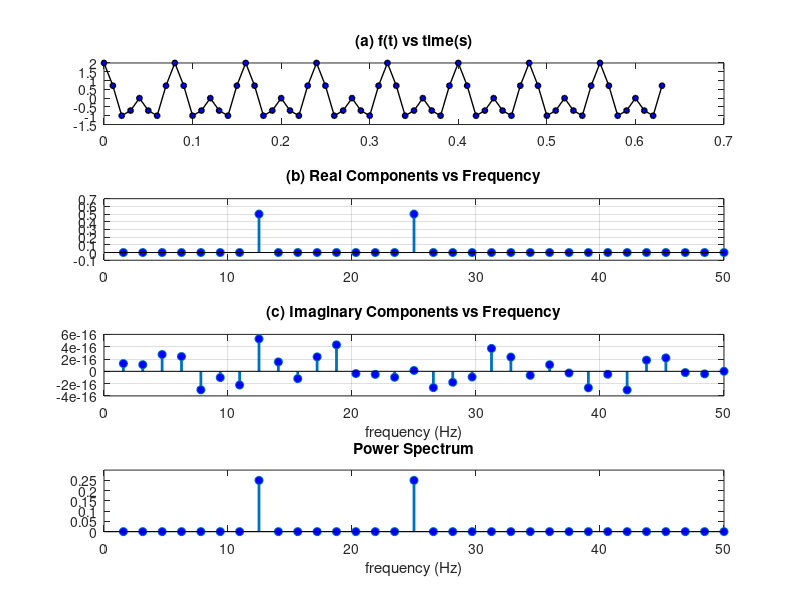

MATLAB code for this plot:
clear;
n=64;
dt=0.01;
fs=1/dt;
T=n/fs;
tspan=(0:n-1)/fs;
y=cos(2*pi*12.5*tspan)+cos(2*pi*25*tspan);
subplot(4,1,1);
plot(tspan,y,'-ok','MarkerSize',4,'linewidth',1,'MarkerFaceColor','blue');
title('(a) f(t) vs time(s)');

%compute the DFT
Y=fft(y)/n;
nyquist =fs/2;fmin=1/T;
f=linspace(fmin,nyquist,n/2);
Y(1)=[];YP=Y(1:n/2);
subplot(4,1,2);
stem(f,real(YP),'linewidth',2,'MarkerFaceColor','blue');
grid;
title('(b) Real Components vs Frequency');

subplot(4,1,3);
stem(f,imag(YP),'linewidth',2,'MarkerFaceColor','blue');
grid;
title('(c) Imaginary Components vs Frequency');
xlabel('frequency (Hz)');

%Compute Power Spectrum
f=(1:n/2)/(n/2)*nyquist;
Pyy=abs(Y(1:n/2)).^2;
subplot(4,1,4);
stem(f,Pyy,'linewidth',2,'MarkerFaceColor','blue');
title('Power Spectrum');
xlabel('frequency (Hz)');
ylim([0,0.3]);



